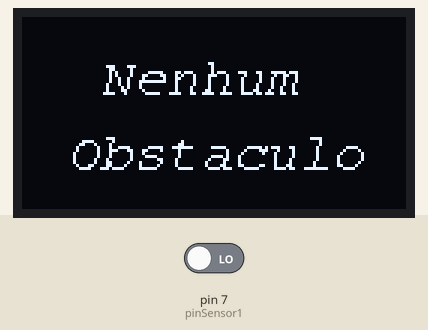
This sketch was run on a simulated Arduino Uno, built with avr-gcc and run on an emulated ATmega328P. Shown: 128×64 one-colour display. The test bench sets the inputs (shaded band); at power-on: pin 7 (pinSensor1) LOW. What the sketch prints to the serial monitor is not drawn.

Above: at 1.2 s.
1.3 s: pin 7 (pinSensor1) driven HIGH
At 1.7 s:
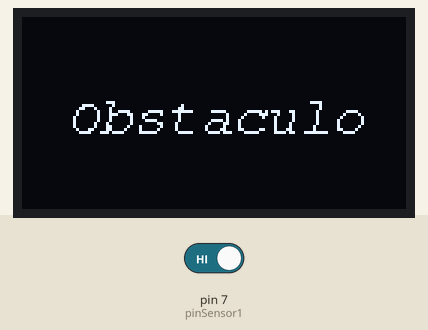
2.8 s: pin 7 (pinSensor1) driven LOW
At 4.2 s:
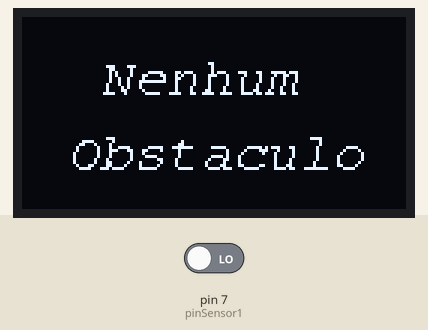
Timing chart, 0 to 5.8 s (numbered marks = the images above; inputs shaded):
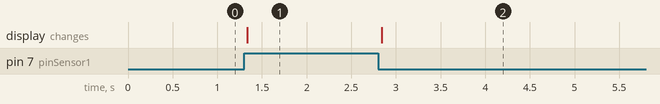

The sketch:

refletanciaIR.ino
```cpp
#include <Wire.h> //Biblioteca para uso do protocolo I2C;
#include <Adafruit_GFX.h> //Biblioteca para manipulação gráfica no display;
#include <Adafruit_SH1106.h> //Biblioteca para operação do driver de controle do display;


#include <Fonts/FreeMono9pt7b.h> //Fonte para alteração do texto;
#include <Fonts/FreeSansBoldOblique9pt7b.h> //Fonte para alteração do texto;
#include <Fonts/FreeMonoOblique9pt7b.h> //Fonte para alteração do texto;


#define OLED_RESET -1 //Em displays que não possuem pino RESET, é dado o valor -1;


Adafruit_SH1106 display(OLED_RESET); //Declaração da tela com o nome "display";


#define pinSensor1 7


void setup() {
  pinMode(pinSensor1, INPUT);
  display.begin(SH1106_SWITCHCAPVCC, 0x3C); //Inicialização do display com a biblioteca e endereço de hardware do display;
  Serial.begin(9600);
}

void loop()
{
  bool estadoSensor1 = digitalRead(pinSensor1);

  display.clearDisplay(); //Comando para limpar a tela;
  display.setFont(&FreeMonoOblique9pt7b); //Comando para definir a fonte que será utilizada;
  display.setTextColor(WHITE); //Comando para definir a cor do texto;
  display.setTextSize(1); //Comando para definir tamanho od

  if (estadoSensor1) {
    display.setCursor(15, 38); //Definição de onde o texto será escrito. Lembre se que: linha, coluna;
  	display.print("Obstaculo");
    Serial.println("Obstaculo");

  }

  else {
    display.setCursor(15, 25); //Definição de onde o texto será escrito. Lembre se que: linha, coluna;
  	display.println(" Nenhum ");
    display.setCursor(15, 50); //Definição de onde o texto será escrito. Lembre se que: linha, coluna;
  	display.println("Obstaculo");
  	Serial.println("Nada");
  }

 display.display();
}
```

Measured:
- after the input at 1.3 s, the display: changes at once (image 1)
- after the input at 2.8 s, the display: changes at once (image 2)
